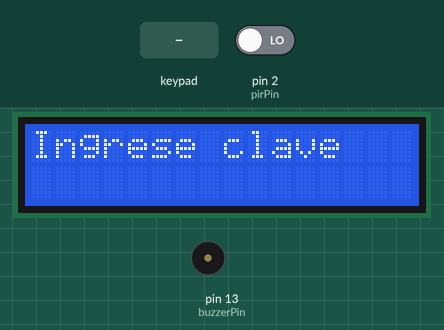
Simulated run of this sketch. Board: Arduino Uno, built with avr-gcc and run on an emulated ATmega328P. Shown: 16×2 character LCD, buzzer (waves = sounding). Wiring (inferred from the names in the program): 4×4 keypad with keys 1 2 3 A 4 5 6 B 7 8 9 C * 0 # D: rows pin 4, pin 5, pin 6, pin 7; columns pin 8, pin 9, pin 10, pin 11. The inputs (shaded band) are chosen by the test bench; at power-on: pin 2 (pirPin) LOW.

Above: at 4.2 s.
4.3 s: keypad keys 1 2 3 A pressed 0.4 s apart
At 7.4 s:
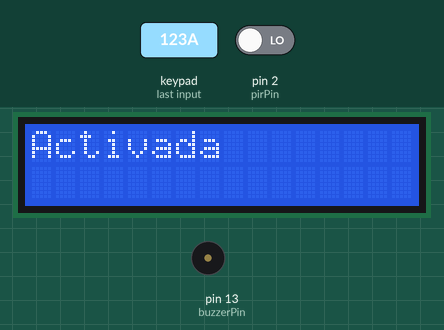
8.9 s: pin 2 (pirPin) driven HIGH
At 9.4 s:
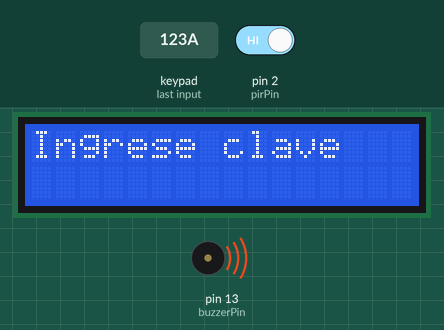
10.4 s: key '1' pressed
At 10.71 s:
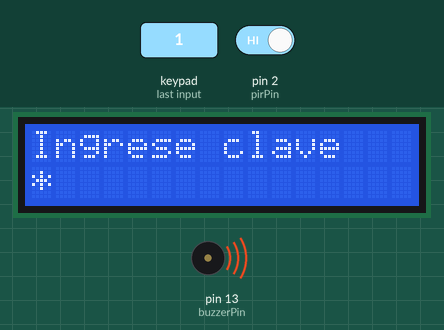
13.4 s: keypad keys 1 2 3 A # pressed 0.4 s apart
At 15.4 s:
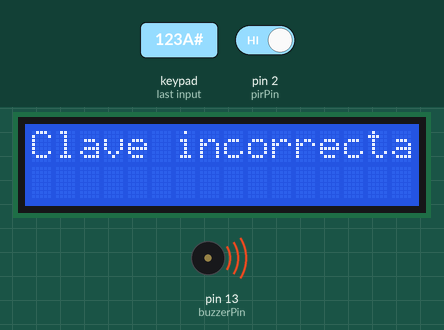
18.4 s: key '2' pressed
At 18.71 s:
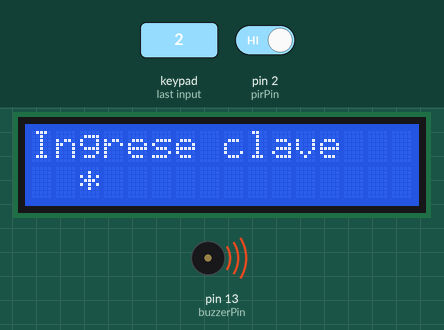
21.4 s: key '3' pressed
At 22.1 s:
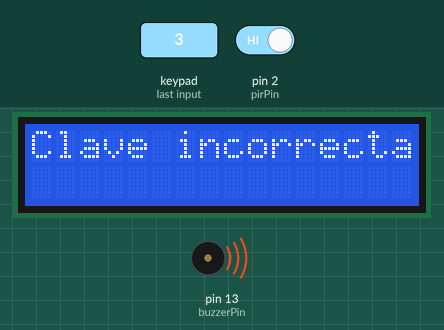
Timing chart, 0 to 24.4 s (numbered marks = the images above; inputs shaded):
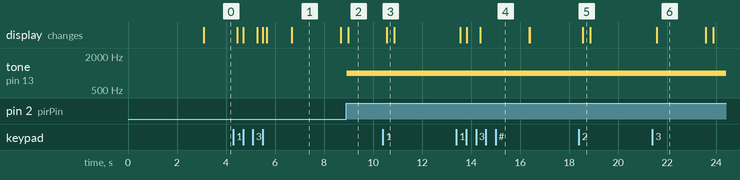

Measured:
- after the input at 4.3 s, the display: first changes after 0.15 s (image 1 shows a later state)
- after the input at 8.9 s, tone on pin 13 (buzzerPin): silent → 1000 Hz at once; the display: changes after 0.09 s (image 2)
- after the input at 10.4 s, the display: changes after 0.17 s (image 3)
- after the input at 13.4 s, the display: first changes after 0.16 s (image 4 shows a later state)
- after the input at 18.4 s, the display: changes after 0.16 s (image 5)
- after the input at 21.4 s, the display: changes after 0.17 s (image 6)
- what the display in image 1 shows lasts 2.0 s, from 6.7 s to 8.7 s

The sketch:

ProyectoF.ino
```cpp
#include <Wire.h>
#include <LiquidCrystal_I2C.h>

// Definición de pines del teclado matricial
const byte filas = 4;
const byte columnas = 4;
char teclas[filas][columnas] = {
  {'1','2','3','A'},
  {'4','5','6','B'},
  {'7','8','9','C'},
  {'*','0','#','D'}
};
byte pinFilas[filas] = {4, 5, 6, 7};
byte pinColumnas[columnas] = {8, 9, 10, 11};

// Definición de pines para otros dispositivos
const int pirPin = 2;
const int buzzerPin = 13;

// Variables para almacenar la clave y estado del sistema
String claveCorrecta = "123A"; // Cambia la clave por la que desees
String claveIngresada = "";
bool estadoAlarma = false; // true=activado; false=desactivado
bool alarmaSonando = false;

// Inicialización de la pantalla LCD
LiquidCrystal_I2C lcd(0x27, 16, 2);

void setup() {
  // Inicialización del teclado matricial
  for (byte i = 0; i < filas; i++) {
    pinMode(pinFilas[i], INPUT);
    digitalWrite(pinFilas[i], HIGH);
  }
  for (byte col = 0; col < columnas; col++) {
    pinMode(pinColumnas[col], OUTPUT);
    digitalWrite(pinColumnas[col], HIGH);
  }

  pinMode(pirPin, INPUT);
  pinMode(buzzerPin, OUTPUT);
  digitalWrite(buzzerPin, LOW);

  // Inicialización de la pantalla LCD
  lcd.init();
  lcd.backlight();
  lcd.print("ProyectoF");
  lcd.setCursor(0, 1);
  lcd.print("FU y AH");
  delay(3000);
}

void loop() {
  lcd.clear();
  lcd.setCursor(0, 0);
  char key;

  if (estadoAlarma) {
    if (alarmaSonando) {
      lcd.print("Ingrese clave");
      key = getKey();
      if (key != 0) {
        claveIngresada += key;
        lcd.setCursor(claveIngresada.length() - 1, 1);
        lcd.print('*');

        if (claveIngresada.length() == 4) {
          if (claveIngresada == claveCorrecta) {
            lcd.clear();
            lcd.setCursor(0, 0);
            lcd.print("Desactivando...");
            apagarAlarma();
            delay(1000);

            lcd.clear();
            lcd.setCursor(0, 0);
            lcd.print("Desactivada");
            estadoAlarma = false;
            alarmaSonando = false;
            digitalWrite(buzzerPin, LOW);
            claveIngresada = "";// Apaga el zumbador
            delay(2000);
          } else {
            lcd.clear();
            lcd.setCursor(0, 0);
            lcd.print("Clave incorrecta");
            delay(2000);
            lcd.clear();
            claveIngresada = "";
          }
        }
      }
    } else {
      if (digitalRead(pirPin) == HIGH) {
        dispararAlarma();
      }
    }
  } else {
    lcd.print("Ingrese clave");
    key = getKey();
    if (key != 0) {
      claveIngresada += key;
      lcd.setCursor(claveIngresada.length() - 1, 1);
      lcd.print('*');

      if (claveIngresada.length() == 4) {
        if (claveIngresada == claveCorrecta) {
          lcd.clear();
          lcd.setCursor(0, 0);
          lcd.print("Activando...");
          delay(1000);

          lcd.clear();
          lcd.setCursor(0, 0);
          lcd.print("Activada");
          estadoAlarma = true;
          claveIngresada = "";
          delay(2000);
        } else {
          lcd.clear();
          lcd.setCursor(0, 0);
          lcd.print("Clave incorrecta");
          delay(2000);
          lcd.clear();
          claveIngresada = "";
        }
      }
    }
  }
}

char getKey() {
  char key = 0;

  for (byte col = 0; col < columnas; col++) {
    digitalWrite(pinColumnas[col], LOW);

    for (byte row = 0; row < filas; row++) {
      if (digitalRead(pinFilas[row]) == LOW) {
        key = teclas[row][col];
        delay(50); // Debounce
        while (digitalRead(pinFilas[row]) == LOW);
      }
    }

    digitalWrite(pinColumnas[col], HIGH);
  }

  return key;
}

void dispararAlarma() {
  alarmaSonando = true;
  lcd.clear();
  lcd.setCursor(0, 0);
  lcd.print("Intruso detectado!");
  digitalWrite(buzzerPin, HIGH);
  tone(buzzerPin, 1000);  // Activa el zumbador a una frecuencia de 1000 Hz
}
void apagarAlarma(){

  alarmaSonando = false;
  lcd.clear();
  lcd.setCursor(0, 0);
  lcd.print("Alarma Apagada");
  digitalWrite(buzzerPin, LOW);
  noTone(buzzerPin);
    // Activa el zumbador a una frecuencia de 1000 Hz

}
```
